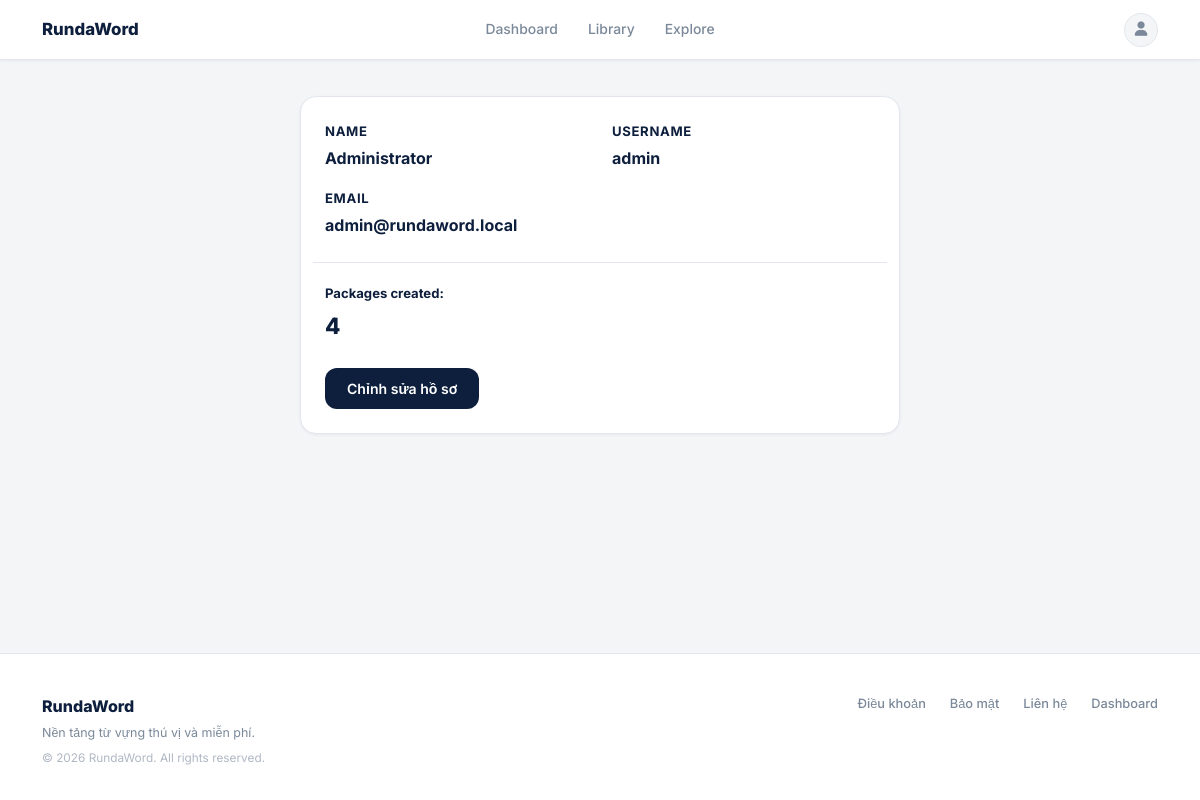
Screenshot of /profile (signed in) with the database file from the repository.
### main.py (models this page shows, shortened)
class User(UserMixin, db.Model):
    __tablename__ = 'users'
    id            = db.Column(db.Integer, primary_key=True)
    username      = db.Column(db.String(50),  unique=True, nullable=False)
    name          = db.Column(db.String(100))
    email         = db.Column(db.String(120), unique=True, nullable=False)
    password_hash = db.Column(db.String(255), nullable=False)
    role          = db.Column(db.Integer, default=ROLE_USER, nullable=False)
    created_at    = db.Column(db.DateTime, default=datetime.utcnow)
    packages = db.relationship(
        'VocabPackage', backref='user', lazy=True, cascade='all, delete-orphan',
        foreign_keys='VocabPackage.user_id'
    )
    saved_packages = db.relationship(
        'VocabPackage', secondary=user_saved_packages,
        backref=db.backref('saved_by', lazy='dynamic'), lazy='dynamic'
    )
    @property
    def is_admin(self):
        return self.role == ROLE_ADMIN

### main.py (the view)
@app.route('/profile')
@login_required
def profile():
    package_count = VocabPackage.query.filter_by(user_id=current_user.id).count()
    saved_count   = current_user.saved_packages.count()
    return render_template('profile.html', package_count=package_count, saved_count=saved_count)

### main.py (called while the page is built)
@login_manager.user_loader
def load_user(user_id):
    return User.query.get(int(user_id))

### templates/profile.html (shortened to what this page needs)
{% extends "base.html" %}
{% block content %}
<div class="container d-flex justify-content-center" style="padding-top:36px;padding-bottom:64px;">
<div class="rw-card" style="max-width:600px;width:100%;">
    <div class="row">
        <div class="col-6 mb-3">
            <div
                style="color:var(--muted);font-size:0.82rem;font-weight:700;text-transform:uppercase;letter-spacing:0.05em;margin-bottom:4px;">
                Name</div>
            <div style="font-weight:700;font-size:1rem;">{{ current_user.name or '—' }}</div>
        </div>
        <div class="col-6 mb-3">
            <div
                style="color:var(--muted);font-size:0.82rem;font-weight:700;text-transform:uppercase;letter-spacing:0.05em;margin-bottom:4px;">
                Username</div>
            <div style="font-weight:700;font-size:1rem;">{{ current_user.username }}</div>
        </div>
        <div class="col-12 mb-4">
            <div
                style="color:var(--muted);font-size:0.82rem;font-weight:700;text-transform:uppercase;letter-spacing:0.05em;margin-bottom:4px;">
                Email</div>
            <div style="font-weight:700;font-size:1rem;">{{ current_user.email }}</div>
        </div>
        <div class="col-12" style="border-top:1px solid var(--border);padding-top:20px;">
            <div class="row">
                <div class="col-6">
                    <div style="color:var(--muted);font-size:0.82rem;font-weight:700;margin-bottom:4px;">Packages
                        created:</div>
                    <div style="font-weight:800;font-size:1.4rem;color:var(--navy);">{{ package_count }}</div>
                </div>
            </div>
        </div>
    </div>
    <div class="mt-4">
        <a href="{{ url_for('edit_profile') }}" class="btn btn-navy">Chỉnh sửa hồ sơ</a>
    </div>
</div>
</div>
{% endblock %}

### static/css/main.css (style rules this page uses)
:root { --navy: #0d1f3c; --navy-deep: #071020; --navy-mid: #1c3358; --white: #ffffff; --off-white: #f4f5f7; --bg: #f4f5f7; --border: #e3e7ed; --border-light: #edf0f4; --text: #0d1f3c; --text-muted: #7a8899; --text-light: #a0aab5; --green: #27ae60; --green-bg: #e8f8f0; --green-text: #1a7a43; --accent: #2563eb; --red: #e74c3c; --red-bg: #fdf2f2; --shadow-xs: 0 1px 3px rgba(13,31,60,0.06); --shadow-sm: 0 2px 8px rgba(13,31,60,0.08); --shadow-md: 0 4px 20px rgba(13,31,60,0.10); --shadow-lg: 0 8px 40px rgba(13,31,60,0.14); --r-sm: 8px; --r-md: 12px; --r-lg: 16px; --r-xl: 20px; }
*, *::before, *::after { box-sizing: border-box; margin: 0; padding: 0; }
html { scroll-behavior: smooth; overflow-y: scroll; }
body { font-family: 'Inter', sans-serif; background: var(--bg); color: var(--text); font-size: 14px; line-height: 1.6; -webkit-font-smoothing: antialiased; min-height: 100vh; display: flex; flex-direction: column; }
.rw-card { background: white; border-radius: var(--r-lg); border: 1px solid var(--border); padding: 24px; box-shadow: var(--shadow-xs); }

### static/css/components/buttons.css (style rules this page uses)
.btn-navy { background: var(--navy); color: white; border: none; border-radius: var(--r-md); font-weight: 600; font-size: 0.88rem; padding: 10px 22px; transition: background 0.15s; cursor: pointer; text-decoration: none; display: inline-flex; align-items: center; gap: 6px; }

### static/css/components/typography.css (style rules this page uses)
body { font-family: 'Inter', sans-serif !important; }
*:not(.fa):not(.fas):not(.far):not(.fab):not(.fa-solid):not(.fa-regular):not(.fa-brands):not(.fa-classic) { font-family: 'Inter', sans-serif !important; }

### rows the page displays
User: name "Administrator", username "admin", email "admin@rundaword.local"

### other values shown
{{ package_count }} "4"
